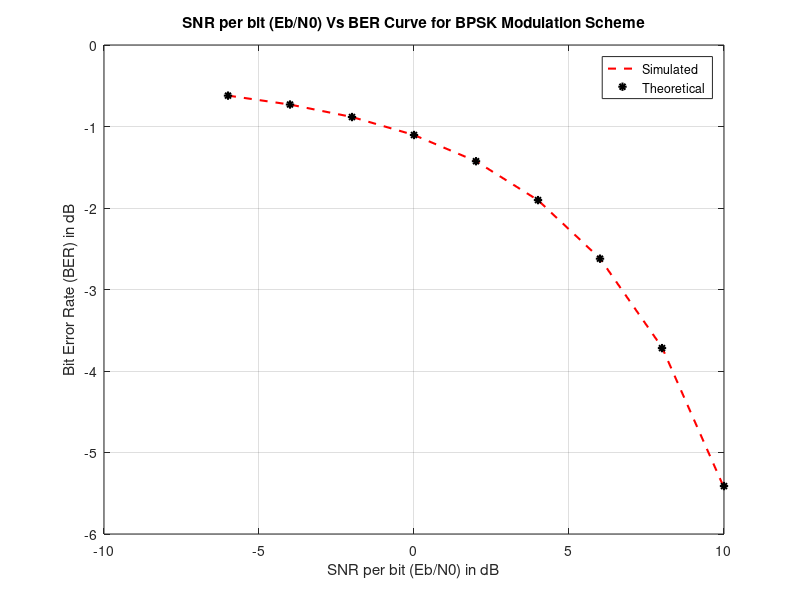

Reproduce this figure in MATLAB.
% clear 
% close ; clc
% 
% % ----- Input Fields ---
% N = 1000 ; % Number of input bits
% EbNOdB = -6:2:10; % Eb/N0 range in db for simulation
% 
% data = randn(1,N)>=0 ;  % Generating a uniformly distributed random ls
% bpskModulated = 2*data-1;
% 
% M=2 ; % no of Constelation Points
% Rm = log2(M); 
% Rc = 1 ; % Rc = code rate for a coded system. Since no coding is used Rc=1
% BER = zeros(1,length(EbNOdB)) ; % Place Holder for BER values for each Bb/NO
% index = 1
% for k=EbNOdB
%     EbNO = 10.^(k/10)
%     noiseSigma = sqrt(1./(2*Rm*Rc*EbNO))
%     noise = noiseSigma * randn(2,length(bpskModulated)) % length... = N
%     recieved  = bpskModulated + noise ;
%     
%     % Threshold Detector
%     estimatedBits=(received>=0);
%     BER(index) =sum(xor(data,estimatedBits))/length(data);
%     index = index +1;
% end
% 
%    
clear;
clc;
 
N=10000000; 
EbN0dB = -6:2:10; 
%---------------------------------------------
data=randn(1,N)>=0; bpskModulated = 2*data-1; 
M=2; 
Rm=log2(M); 
Rc=1; 
BER = zeros(1,length(EbN0dB)); 
index=1;
for k=EbN0dB,
EbN0 = 10.^(k/10); 
noiseSigma = sqrt(1./(2*Rm*Rc*EbN0)); noise = noiseSigma*randn(1,length(bpskModulated));
received = bpskModulated + noise;
 
estimatedBits=(received>=0);
 
BER(index) = sum(xor(data,estimatedBits))/length(data);
index=index+1;
end
 
plotHandle=plot(EbN0dB,log10(BER),'r--');
set(plotHandle,'LineWidth',1.5);
title('SNR per bit (Eb/N0) Vs BER Curve for BPSK Modulation Scheme');
xlabel('SNR per bit (Eb/N0) in dB');
ylabel('Bit Error Rate (BER) in dB');
grid on;
hold on;
theoreticalBER = 0.5*erfc(sqrt(10.^(EbN0dB/10)));
plotHandle=plot(EbN0dB,log10(theoreticalBER),'k*');
set(plotHandle,'LineWidth',1.5);
legend('Simulated','Theoretical');
grid on;